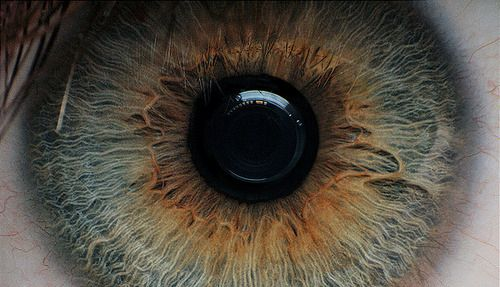
#> input picture Report1/images/eye.jpg, 500 x 287 px
$ python color_inversion.py images/eye.jpg
#> lines starting #> are read from the running program, lines starting #| are printed output that depends on the picture
### Report1/utils.py
from PIL import Image
import numpy as np
import matplotlib.pyplot as plt


def bound(arr):
    return np.clip(arr, 0, 255)


# [47 lines left out: functions im_to_arr, occur_tab, print_hist_img, print_hist_occur_tab, not called in this run]

### Report1/color_inversion.py
#!/usr/bin/python
import sys

import numpy as np
from PIL import Image

from utils import bound


def main(args):
    try:
        img = Image.open(args[0])
#> img is the input picture: PIL image 500x287 RGB; mean R, G, B 82.3, 75.9, 65.5
    except FileNotFoundError:
        print('usege: python color_inversion.py <name of a file to convert>')
    else:
        img = np.array(img.convert('RGB'))

        inv = bound(255 - img)
#> in bound, `return np.clip(arr, 0, 255)`:
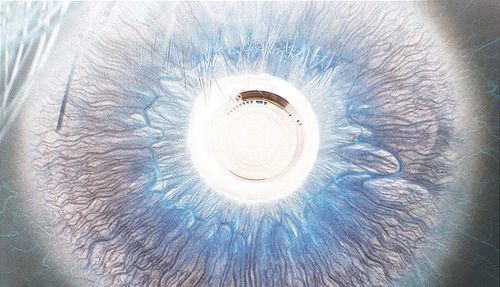
#> returned value: shape (287, 500, 3); mean of channels 0, 1, 2 172.7, 179.1, 189.5; drawn as R, G, B
        inv = Image.fromarray(inv).convert("RGB")
        inv.show()


if __name__ == "__main__":
    main(sys.argv[1:])
